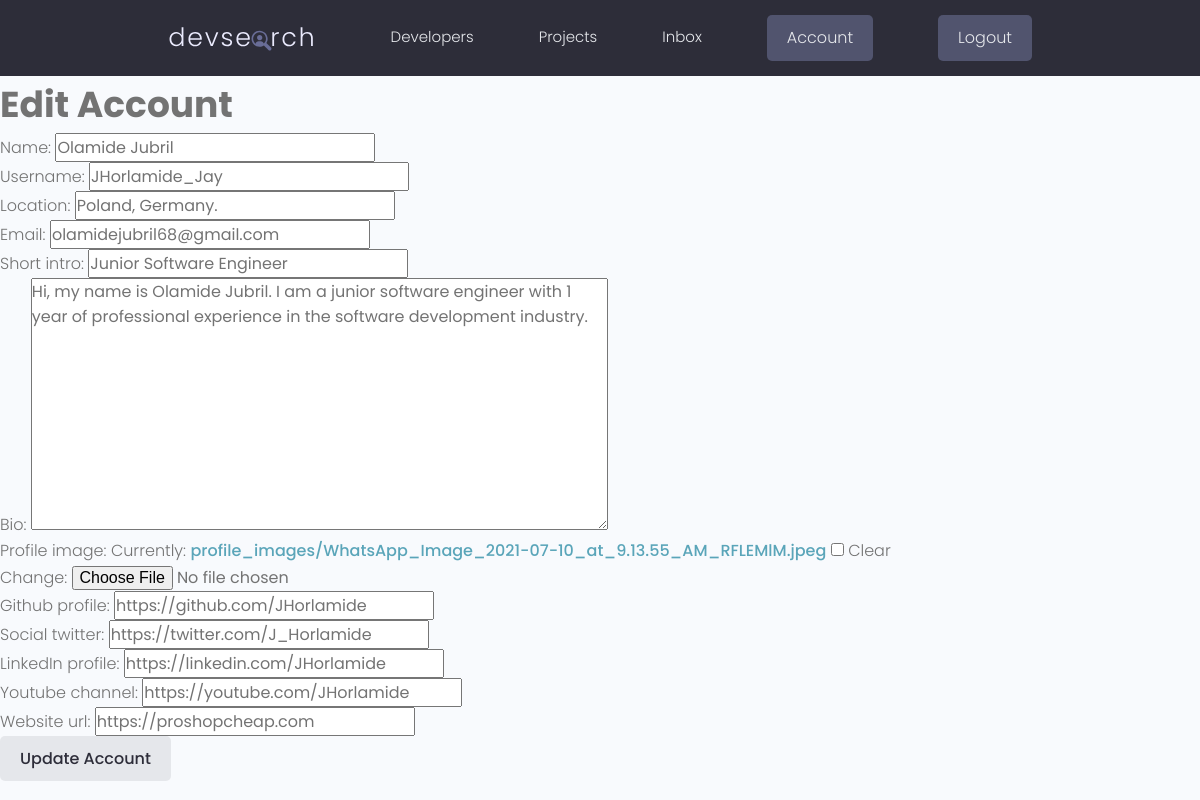
Page /account/edit/ (signed in) on the committed database.
### account/models.py (models this page shows, shortened)
class Profile(models.Model):
    id = models.UUIDField(default=uuid.uuid4, unique=True,
                          primary_key=True, editable=False)
    user = models.OneToOneField(
        User, on_delete=models.CASCADE, null=True, blank=True)
    name = models.CharField(max_length=200, null=True, blank=True)
    username = models.CharField(max_length=200, null=True, blank=True)
    location = models.CharField(max_length=200, null=True, blank=True)
    email = models.EmailField(
        max_length=200, null=True, blank=True, unique=True)
    short_intro = models.CharField(max_length=200, null=True, blank=True)
    bio = models.TextField(null=True, blank=True)
    profile_image = models.ImageField(
        null=True, blank=True, upload_to='profile_images/', default='profile_images/user-default.png')
    github_profile = models.CharField(max_length=200, null=True, blank=True)
    social_twitter = models.CharField(max_length=200, null=True, blank=True)
    linkedIn_profile = models.CharField(max_length=200, null=True, blank=True)
    youtube_channel = models.CharField(max_length=200, null=True, blank=True)
    website_url = models.CharField(max_length=200, null=True, blank=True)
    createdAt = models.DateTimeField(auto_now_add=True)

### account/views.py (the view)
# urls.py: path('account/edit/', views.profileUpdate, name='account_update')
@login_required(login_url='login')
def profileUpdate(request):
    profile = request.user.profile
    form = AccountForm(instance=profile)
    if request.method == 'POST':
        form = AccountForm(request.POST, request.FILES, instance=profile)
        if form.is_valid():
            form.save()
            return redirect("user_account")
    context = {"form": form}
    return render(request, 'account/profile_form.html', context)

### account/forms.py
class AccountForm(ModelForm):
    class Meta:
        model = Profile
        exclude = ('user',)

### account/templates/account/profile_form.html (shortened to what this page needs)
{% extends 'main.html'%}
{% block content %}
  <h2>Edit Account</h2>
  <form action="{% url 'account_update' %}" method="POST" enctype="multipart/form-data">
    {{ form.as_p }}
    <input type="submit" class="btn"  value="Update Account" />
  </form>
{% endblock content %}

### static/css/app.css (style rules this page uses)
:root { --color-sub: #2d2d39; }

### static/uikit/styles/modules/_variables.css (style rules this page uses)
:root { --color-main: #5aa5b9; --color-main-light: #e6faff; --color-sub: #3f4156; --color-sub-light: #51546e; --color-sub-lighter: #ededfd; --color-text: #737373; --color-gray: #8b8b8b; --color-light: #e5e7eb; --color-light-gray: #767676; --color-bg: #f8fafd; --color-white: #fffefd; --color-white-light: #f3f3f3; --color-success: #359e64; --color-success-bg: #def8e8; --color-error: #fc4b0b; --color-error-bg: #fff2ee; --font-base: 'Poppins', arial, helvetica, 'Segoe UI', roboto, ubuntu, sans-serif; --font-monospace: 'Fira Code', 'Courier New', courier, monospace; --font-regular: 300; --font-medium: 500; --font-bold: 700; --generic-shadow: 1px 1px 5px #00000010; --generic-transition: all 0.3s ease-in-out; }

### static/uikit/styles/modules/_base.css (style rules this page uses)
* { margin: 0; padding: 0; box-sizing: border-box; text-rendering: optimizeLegibility; color: inherit; font-size: inherit; }
html { font-size: 50%; }
@media only screen and (min-width: 480px) { html { font-size: 56.25%; } }
@media only screen and (min-width: 1200px) { html { font-size: 62.5%; } }
body { line-height: 1.6; font-weight: 400; font-size: 1.5rem; color: var(--color-text); background-color: var(--color-bg); min-height: 100vh; }

### static/uikit/styles/modules/_typography.css (style rules this page uses)
* { font-family: var(--font-base); }
h2 { font-size: 3.6rem; font-weight: var(--font-bold); }
p, span, strong { font-size: 1.6rem; color: var(--color-text); font-weight: var(--font-regular); }
a { padding-bottom: 2px; text-decoration: none; display: inline-block; color: var(--color-main); font-weight: var(--font-medium); }

### static/uikit/styles/modules/_button.css (style rules this page uses)
.btn { display: inline-block; position: relative; cursor: pointer; background-color: var(--color-light); font-weight: var(--font-medium); color: var(--color-sub); text-decoration: none; padding: 1rem 2rem; border-radius: 0.5rem; border: none; width: -webkit-fit-content; width: -moz-fit-content; width: fit-content; height: -webkit-fit-content; height: -moz-fit-content; height: fit-content; font-size: 1.6rem; outline-width: 0; outline-color: transparent; -webkit-backface-visibility: hidden; backface-visibility: hidden; transition: all 0.3s ease-in-out; }

### rows in the picture
Profile: name "Olamide Jubril", username "JHorlamide_Jay", location "Poland, Germany.", email "olamidejubril68@gmail.com", short_intro "Junior Software Engineer", bio "Hi, my name is Olamide Jubril. I am a junior software engineer with 1 year of professional experience in the software development industry.", github_profile "https://github.com/JHorlamide", social_twitter "https://twitter.com/J_Horlamide", linkedIn_profile "https://linkedin.com/JHorlamide", youtube_channel "https://youtube.com/JHorlamide", website_url "https://proshopcheap.com"
